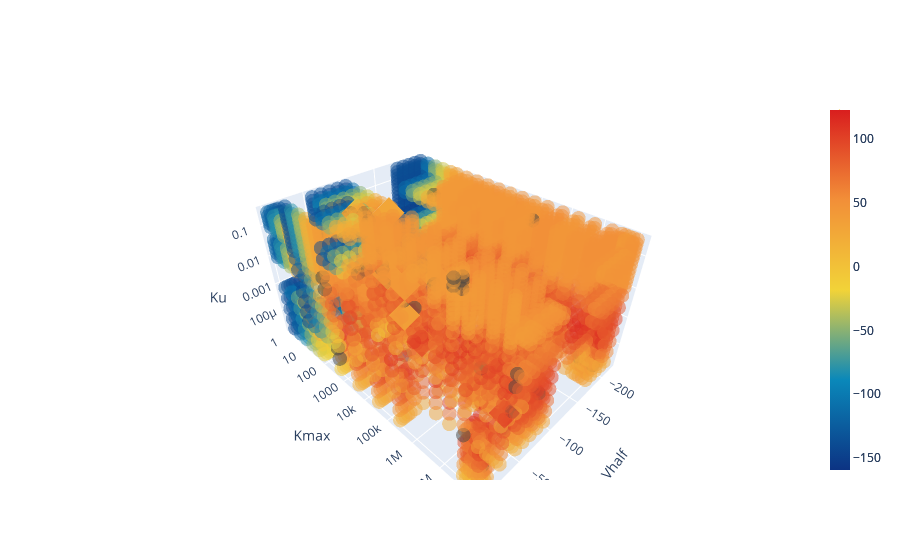

Source (notebook cell):
### Code cell
fig = go.Figure()

# Read data for drugs
saved_data_dir = '../../../simulation_data/'
filename = 'SA_alldrugs.csv'
df = pd.read_csv(saved_data_dir + filename,
                 header=[0, 1], index_col=[0],
                 skipinitialspace=True)

Vhalf_list = df['param_values']['Vhalf'].values
Kmax_list = df['param_values']['Kmax'].values
Ku_list = df['param_values']['Ku'].values
drug_list = df['drug']['drug'].values

RMSError_drug = df['RMSE']['RMSE'].values
MAError_drug = df['MAE']['MAE'].values

# Read data for space
saved_data_dir = '../../../simulation_data/sensitivity_analysis/'
file_prefix = 'SA_allparam_'
result_files = [saved_data_dir + f for f in os.listdir(saved_data_dir) if f.startswith(file_prefix)]

saved_data_dir = '../../../simulation_results/'
file_prefix = 'SA_allparam_gaps_'
result_files2 = [saved_data_dir + f for f in os.listdir(saved_data_dir) if f.startswith(file_prefix)]

result_files.extend(result_files2)

Vhalf_range = np.array([])
Kmax_range = np.array([])
Ku_range = np.array([])

RMSError = np.array([])
MAError = np.array([])

param_id = np.array([])

for file in result_files:
    df = pd.read_csv(file,
                     header=[0, 1], index_col=[0],
                     skipinitialspace=True)

    Vhalf_range = np.concatenate((Vhalf_range, df['param_values']['Vhalf'].values))
    Kmax_range = np.concatenate((Kmax_range, df['param_values']['Kmax'].values))
    Ku_range = np.concatenate((Ku_range, df['param_values']['Ku'].values))

    RMSError = np.concatenate((RMSError, df['RMSE']['RMSE'].values))
    MAError = np.concatenate((MAError, df['MAE']['MAE'].values))

    param_id = np.concatenate((param_id, df['param_id']['param_id'].values))

if category:
    color_code_list = []
    for i in range(len(drug_list)):
        if RMSError_drug[i] < 100:
            color_code = 0
        elif MAError_drug[i] > 0:
            color_code = 1
        else:
            color_code = 2

        color_code_list.append(color_code)

    fig.add_trace(
        go.Scatter3d(
            x=Vhalf_list,
            y=Kmax_list,
            z=Ku_list,
            mode='markers',
            marker_symbol='diamond',
            name='drugs',
            marker=dict(
                color=color_code_list,
                colorscale=discrete_colors
            )
        )
    )

    color_code_list = []
    for i in range(len(param_id)):
        if RMSError[i] < 100:
            color_code = 0
        elif MAError[i] > 0:
            color_code = 1  # SD higher
        else:
            color_code = 2  # CS higher
        color_code_list.append(color_code)

    fig.add_trace(
        go.Scatter3d(
            x=Vhalf_range,
            y=Kmax_range,
            z=Ku_range,
            mode='markers',
            name='space',
            marker=dict(
                color=color_code_list,
                colorscale=discrete_colors,
                opacity=0.5,
                size=5
            )
        )
    )
else:
    RMSError_drug = np.array(RMSError_drug) * np.array(MAError_drug) / np.abs(np.array(MAError_drug))
    RMSError_space = RMSError * MAError / np.abs(MAError)
    
    cmin = min(min(RMSError_drug), min(RMSError_space))
    cmax = max(max(RMSError_drug), max(RMSError_space))

    hovertext = np.empty(shape=(12,3,1), dtype='object')
    hovertext[:,0] = np.array(drug_list).reshape(-1,1)
    hovertext[:,1] = np.array(RMSError_drug).reshape(-1,1)
    hovertext[:,2] = np.array(MAError_drug).reshape(-1,1)
    fig.add_trace(
        go.Scatter3d(
            x=Vhalf_list,
            y=Kmax_list,
            z=Ku_list,
            mode='markers',
            marker_symbol='diamond',
            name='',
            customdata=hovertext,
            hovertemplate='<b>%{customdata[0]}</b> <br>RMSD = %{customdata[1]:.2e} <br>MD = %{customdata[2]:.2e}',
            marker=dict(
                color=RMSError_drug,
                colorscale='Portland',
                colorbar=dict(thickness=20),
                cmin=cmin,
                cmax=cmax
            )
        )
    )
    
    hovertext = np.empty(shape=(len(param_id),3,1), dtype='object')
    hovertext[:,0] = np.array(param_id).reshape(-1,1)
    hovertext[:,1] = np.array(RMSError_space).reshape(-1,1)
    hovertext[:,2] = np.array(MAError).reshape(-1,1)

    fig.add_trace(
        go.Scatter3d(
            x=Vhalf_range,
            y=Kmax_range,
            z=Ku_range,
            mode='markers',
            name='',
            customdata=hovertext,
            hovertemplate='<b>id: %{customdata[0]}</b> <br>RMSD = %{customdata[1]} <br>MD = %{customdata[2]}',
            marker=dict(
                color=RMSError_space,
                colorscale='Portland',
                opacity=0.5,
                size=5,
                colorbar=dict(thickness=20),
                cmin=cmin,
                cmax=cmax
            )
        )
    )

fig.update_layout(scene = dict(
                    xaxis_title='Vhalf',
                    yaxis_title='Kmax',
                    zaxis_title='Ku',
                    yaxis = dict(dtick=1,
                                 type='log'),
                    zaxis = dict(dtick=1,
                                 type='log')))

fig.show()

### Figure 1 — Plotly figure (JSON) as saved in the notebook; plotly's stock layout.template omitted (floating-point values rounded to 4 significant figures; data arrays with more than 128 entries replaced by an {"elided": "..."} marker saying what was removed)
{"data": [{"customdata": [[["dofetilide"], [-10.9], [-0.1857]], [["bepridil"], [84.74], [47.56]], [["terfenadine"], [79.71], [46.22]], [["cisapride"], [-59.75], [-35.95]], [["verapamil"], [81.28], [38.86]], [["ranolazine"], [22.91], [12.17]], [["quinidine"], [34.65], [19.94]], [["sotalol"], [25.18], [12.73]], [["chlorpromazine"], [35.79], [19.87]], [["ondansetron"], [35.04], [19.39]], [["diltiazem"], [28.19], [13.86]], [["mexiletine"], [-17.59], [-3.294]]], "hovertemplate": "<b>%{customdata[0]}</b> <br>RMSD = %{customdata[1]:.2e} <br>MD = %{customdata[2]:.2e}", "marker": {"cmax": 122.7, "cmin": -159.4, "color": [-10.9, 84.74, 79.71, -59.75, 81.28, 22.91, 34.65, 25.18, 35.79, 35.04, 28.19, -17.59], "colorbar": {"thickness": 20}, "colorscale": [[0, "rgb(12,51,131)"], [0.25, "rgb(10,136,186)"], [0.5, "rgb(242,211,56)"], [0.75, "rgb(242,143,56)"], [1, "rgb(217,30,30)"]], "symbol": "diamond"}, "mode": "markers", "name": "", "type": "scatter3d", "x": [-1.147, -54.93, -77.49, -199.5, -100, -94.87, -64.87, -55, -14.57, -82.11, -90.89, -86.26], "y": [100000000, 37350000, 9884, 9.997, 46460, 55.84, 5770, 2403, 206000, 33540, 251, 9.996], "z": [1.79e-05, 0.0001765, 8.18e-05, 0.0004161, 0.0007927, 0.01929, 0.01, 0.01985, 0.03866, 0.02325, 0.2816, 0.09967]}, {"customdata": {"elided": "5887x3x1 float values"}, "hovertemplate": "<b>id: %{customdata[0]}</b> <br>RMSD = %{customdata[1]} <br>MD = %{customdata[2]}", "marker": {"cmax": 122.7, "cmin": -159.4, "color": {"elided": "5887 float values"}, "colorbar": {"thickness": 20}, "colorscale": [[0, "rgb(12,51,131)"], [0.25, "rgb(10,136,186)"], [0.5, "rgb(242,211,56)"], [0.75, "rgb(242,143,56)"], [1, "rgb(217,30,30)"]], "opacity": 0.5, "size": 5}, "mode": "markers", "name": "", "type": "scatter3d", "x": {"elided": "5887 float values"}, "y": {"elided": "5887 float values"}, "z": {"elided": "5887 float values"}}], "layout": {"scene": {"xaxis": {"title": {"text": "Vhalf"}}, "yaxis": {"dtick": 1, "title": {"text": "Kmax"}, "type": "log"}, "zaxis": {"dtick": 1, "title": {"text": "Ku"}, "type": "log"}}}}
